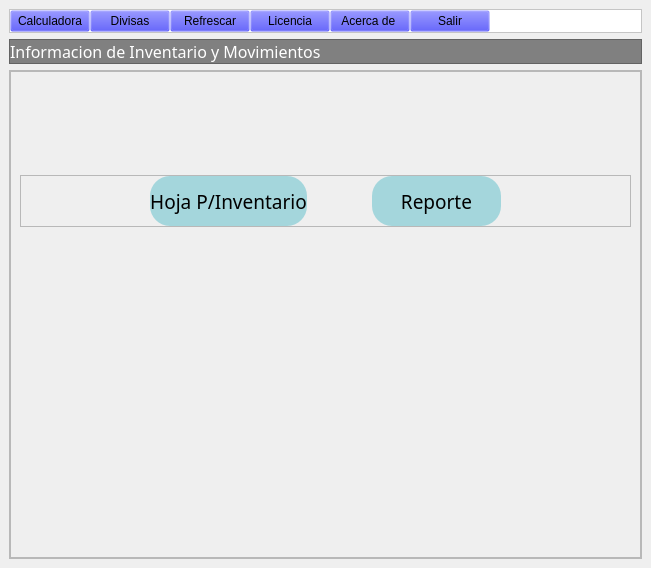
               <widget class="QWidget" name="Informacion">
                <layout class="QVBoxLayout" name="verticalLayout_15" stretch="1,1,22">
                 <property name="spacing">
                  <number>6</number>
                 </property>
                 <property name="leftMargin">
                  <number>9</number>
                 </property>
                 <property name="topMargin">
                  <number>9</number>
                 </property>
                 <property name="rightMargin">
                  <number>9</number>
                 </property>
                 <property name="bottomMargin">
                  <number>9</number>
                 </property>
                 <item>
                  <widget class="QFrame" name="Menu3">
                   <property name="styleSheet">
                    <string notr="true">QFrame{
background-color:white;
}

QPushButton{
background-color:#000000ff;
}

QPushButton:hover{
background-color:gray;
color:white;
}</string>
                   </property>
                   <property name="frameShape">
                    <enum>QFrame::StyledPanel</enum>
                   </property>
                   <property name="frameShadow">
                    <enum>QFrame::Raised</enum>
                   </property>
                   <layout class="QHBoxLayout" name="horizontalLayout_14">
                    <property name="spacing">
                     <number>0</number>
                    </property>
                    <property name="leftMargin">
                     <number>0</number>
                    </property>
                    <property name="topMargin">
                     <number>0</number>
                    </property>
                    <property name="rightMargin">
                     <number>0</number>
                    </property>
                    <property name="bottomMargin">
                     <number>0</number>
                    </property>
                    <item>
                     <widget class="QPushButton" name="Calculadora_3">
                      <property name="text">
                       <string>Calculadora</string>
                      </property>
                     </widget>
                    </item>
                    <item>
                     <widget class="QPushButton" name="Divisa_13">
                      <property name="text">
                       <string>Divisas</string>
                      </property>
                     </widget>
                    </item>
                    <item>
                     <widget class="QPushButton" name="Divisa_14">
                      <property name="text">
                       <string>Refrescar</string>
                      </property>
                     </widget>
                    </item>
                    <item>
                     <widget class="QPushButton" name="Divisa_15">
                      <property name="text">
                       <string>Licencia</string>
                      </property>
                     </widget>
                    </item>
                    <item>
                     <widget class="QPushButton" name="Divisa_12">
                      <property name="text">
                       <string>Acerca de </string>
                      </property>
                     </widget>
                    </item>
                    <item>
                     <widget class="QPushButton" name="Divisa_11">
                      <property name="text">
                       <string>Salir</string>
                      </property>
                     </widget>
                    </item>
                    <item>
                     <spacer name="horizontalSpacer_9">
                      <property name="orientation">
                       <enum>Qt::Horizontal</enum>
                      </property>
                      <property name="sizeHint" stdset="0">
                       <size>
                        <width>151</width>
                        <height>11</height>
                       </size>
                      </property>
                     </spacer>
                    </item>
                   </layout>
                  </widget>
                 </item>
                 <item>
                  <widget class="QFrame" name="Cabezera3">
                   <property name="font">
                    <font>
                     <family>Goudy Old Style</family>
                    </font>
                   </property>
                   <property name="styleSheet">
                    <string notr="true">QFrame{
background-color:gray;
}

QLabel{
background-color:#000000ff;
color:rgb(255,255,255);
}
</string>
                   </property>
                   <property name="frameShape">
                    <enum>QFrame::StyledPanel</enum>
                   </property>
                   <property name="frameShadow">
                    <enum>QFrame::Raised</enum>
                   </property>
                   <layout class="QHBoxLayout" name="horizontalLayout_13" stretch="1,4,1">
                    <property name="spacing">
                     <number>0</number>
                    </property>
                    <property name="leftMargin">
                     <number>0</number>
                    </property>
                    <property name="topMargin">
                     <number>0</number>
                    </property>
                    <property name="rightMargin">
                     <number>0</number>
                    </property>
                    <property name="bottomMargin">
                     <number>0</number>
                    </property>
                    <item>
                     <widget class="QLabel" name="DESINGLASS_4">
                      <property name="font">
                       <font>
                        <family>Bodoni MT</family>
                        <pointsize>12</pointsize>
                        <weight>50</weight>
                        <italic>false</italic>
                        <bold>false</bold>
                       </font>
                      </property>
                      <property name="text">
                       <string>Informacion de Inventario y Movimientos</string>
                      </property>
                     </widget>
                    </item>
                    <item>
                     <spacer name="horizontalSpacer_8">
                      <property name="orientation">
                       <enum>Qt::Horizontal</enum>
                      </property>
                      <property name="sizeHint" stdset="0">
                       <size>
                        <width>252</width>
                        <height>20</height>
                       </size>
                      </property>
                     </spacer>
                    </item>
                    <item>
                     <widget class="QLabel" name="Logo_3">
                      <property name="styleSheet">
                       <string notr="true">border-image: url(:/cct/Logo DesinGlass ORIGINAL.png);</string>
                      </property>
                      <property name="text">
                       <string/>
                      </property>
                     </widget>
                    </item>
                   </layout>
                  </widget>
                 </item>
                 <item>
                  <widget class="QFrame" name="Contenido3">
                   <property name="styleSheet">
                    <string notr="true">background-color:rgba(187,187,187,0.3);
QFrame{
/*background-color:rgba(187,187,187,0.3);*/
}
</string>
                   </property>
                   <property name="frameShape">
                    <enum>QFrame::StyledPanel</enum>
                   </property>
                   <property name="frameShadow">
                    <enum>QFrame::Raised</enum>
                   </property>
                   <layout class="QHBoxLayout" name="horizontalLayout_26">
                    <property name="spacing">
                     <number>0</number>
                    </property>
                    <property name="leftMargin">
                     <number>0</number>
                    </property>
                    <property name="topMargin">
                     <number>0</number>
                    </property>
                    <property name="rightMargin">
                     <number>0</number>
                    </property>
                    <property name="bottomMargin">
                     <number>0</number>
                    </property>
                    <item>
                     <widget class="QFrame" name="Cont">
                      <property name="styleSheet">
                       <string notr="true"/>
                      </property>
                      <property name="frameShape">
                       <enum>QFrame::StyledPanel</enum>
                      </property>
                      <property name="frameShadow">
                       <enum>QFrame::Raised</enum>
                      </property>
                      <layout class="QVBoxLayout" name="verticalLayout_16">
                       <item>
                        <spacer name="verticalSpacer_7">
                         <property name="orientation">
                          <enum>Qt::Vertical</enum>
                         </property>
                         <property name="sizeHint" stdset="0">
                          <size>
                           <width>20</width>
                           <height>94</height>
                          </size>
                         </property>
                        </spacer>
                       </item>
                       <item>
                        <widget class="QFrame" name="Contenedor">
                         <property name="styleSheet">
                          <string notr="true">background-color:#000000ff;

QLabel{
background-color:#000000ff;
color:White;
border:0px solid #14C8DC;
}

QLineEdit{
background-color:White;
border:0px;
color:Black;
border-bottom:2px solid rgb(61,61,61);
font: 75 12pt &quot;Times New Roman&quot;;
}

QPushButton{
background-color:#A4D6DC;
border-radius:20px;
color:Black;
}

QPushButton:hover{
background-color:#DCD8A4;
border-radius:20px;
color:Black;
}
</string>
                         </property>
                         <property name="frameShape">
                          <enum>QFrame::StyledPanel</enum>
                         </property>
                         <property name="frameShadow">
                          <enum>QFrame::Raised</enum>
                         </property>
                         <layout class="QHBoxLayout" name="horizontalLayout_15" stretch="2,2,1,2,2">
                          <property name="spacing">
                           <number>0</number>
                          </property>
                          <property name="leftMargin">
                           <number>0</number>
                          </property>
                          <property name="topMargin">
                           <number>0</number>
                          </property>
                          <property name="rightMargin">
                           <number>0</number>
                          </property>
                          <property name="bottomMargin">
                           <number>0</number>
                          </property>
                          <item>
                           <spacer name="horizontalSpacer_11">
                            <property name="orientation">
                             <enum>Qt::Horizontal</enum>
                            </property>
                            <property name="sizeHint" stdset="0">
                             <size>
                              <width>129</width>
                              <height>20</height>
                             </size>
                            </property>
                           </spacer>
                          </item>
                          <item>
                           <widget class="QPushButton" name="BTHojInv">
                            <property name="minimumSize">
                             <size>
                              <width>0</width>
                              <height>50</height>
                             </size>
                            </property>
                            <property name="font">
                             <font>
                              <family>Goudy Old Style</family>
                              <pointsize>14</pointsize>
                             </font>
                            </property>
                            <property name="cursor">
                             <cursorShape>PointingHandCursor</cursorShape>
                            </property>
                            <property name="styleSheet">
                             <string notr="true">QPushButton{
background-color:#A4D6DC;
border-radius:20px;
color:Black;
}

QPushButton:hover{
background-color:#DCD8A4;
border-radius:20px;
color:Black;
}</string>
                            </property>
                            <property name="text">
                             <string>Hoja P/Inventario</string>
                            </property>
                           </widget>
                          </item>
                          <item>
                           <spacer name="horizontalSpacer_10">
                            <property name="orientation">
                             <enum>Qt::Horizontal</enum>
                            </property>
                            <property name="sizeHint" stdset="0">
                             <size>
                              <width>63</width>
                              <height>20</height>
                             </size>
                            </property>
                           </spacer>
                          </item>
                          <item>
                           <widget class="QPushButton" name="BTReport">
                            <property name="minimumSize">
                             <size>
                              <width>0</width>
                              <height>50</height>
                             </size>
                            </property>
                            <property name="font">
                             <font>
                              <family>Goudy Old Style</family>
                              <pointsize>14</pointsize>
                             </font>
                            </property>
                            <property name="cursor">
                             <cursorShape>PointingHandCursor</cursorShape>
                            </property>
                            <property name="styleSheet">
                             <string notr="true">QPushButton{
background-color:#A4D6DC;
border-radius:20px;
color:Black;
}

QPushButton:hover{
background-color:#DCD8A4;
border-radius:20px;
color:Black;
}</string>
                            </property>
                            <property name="text">
                             <string>Reporte</string>
                            </property>
                           </widget>
                          </item>
                          <item>
                           <spacer name="horizontalSpacer_12">
                            <property name="orientation">
                             <enum>Qt::Horizontal</enum>
                            </property>
                            <property name="sizeHint" stdset="0">
                             <size>
                              <width>40</width>
                              <height>20</height>
                             </size>
                            </property>
                           </spacer>
                          </item>
                         </layout>
                        </widget>
                       </item>
                       <item>
                        <spacer name="verticalSpacer_8">
                         <property name="orientation">
                          <enum>Qt::Vertical</enum>
                         </property>
                         <property name="sizeHint" stdset="0">
                          <size>
                           <width>20</width>
                           <height>321</height>
                          </size>
                         </property>
                        </spacer>
                       </item>
                      </layout>
                     </widget>
                    </item>
                   </layout>
                  </widget>
                 </item>
                </layout>
               </widget>
